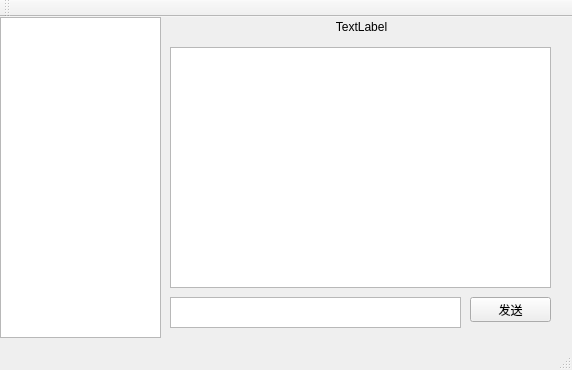
<?xml version="1.0" encoding="UTF-8"?>
<ui version="4.0">
 <class>MainWindow</class>
 <widget class="QMainWindow" name="MainWindow">
  <property name="geometry">
   <rect>
    <x>0</x>
    <y>0</y>
    <width>572</width>
    <height>370</height>
   </rect>
  </property>
  <property name="windowTitle">
   <string>聊天室</string>
  </property>
  <widget class="QWidget" name="centralWidget">
   <widget class="QTableWidget" name="tableWidget">
    <property name="geometry">
     <rect>
      <x>0</x>
      <y>0</y>
      <width>161</width>
      <height>321</height>
     </rect>
    </property>
    <property name="verticalScrollBarPolicy">
     <enum>Qt::ScrollBarAsNeeded</enum>
    </property>
    <property name="horizontalScrollBarPolicy">
     <enum>Qt::ScrollBarAlwaysOff</enum>
    </property>
    <property name="editTriggers">
     <set>QAbstractItemView::NoEditTriggers</set>
    </property>
    <property name="selectionMode">
     <enum>QAbstractItemView::SingleSelection</enum>
    </property>
    <property name="selectionBehavior">
     <enum>QAbstractItemView::SelectRows</enum>
    </property>
    <property name="verticalScrollMode">
     <enum>QAbstractItemView::ScrollPerItem</enum>
    </property>
    <property name="horizontalScrollMode">
     <enum>QAbstractItemView::ScrollPerItem</enum>
    </property>
    <property name="showGrid">
     <bool>false</bool>
    </property>
    <property name="gridStyle">
     <enum>Qt::NoPen</enum>
    </property>
    <property name="wordWrap">
     <bool>true</bool>
    </property>
    <property name="rowCount">
     <number>0</number>
    </property>
    <property name="columnCount">
     <number>2</number>
    </property>
    <attribute name="horizontalHeaderVisible">
     <bool>false</bool>
    </attribute>
    <attribute name="horizontalHeaderDefaultSectionSize">
     <number>70</number>
    </attribute>
    <attribute name="horizontalHeaderHighlightSections">
     <bool>true</bool>
    </attribute>
    <attribute name="verticalHeaderVisible">
     <bool>false</bool>
    </attribute>
    <column/>
    <column/>
   </widget>
   <widget class="QLabel" name="chatingFriend">
    <property name="geometry">
     <rect>
      <x>176</x>
      <y>0</y>
      <width>371</width>
      <height>20</height>
     </rect>
    </property>
    <property name="text">
     <string>TextLabel</string>
    </property>
    <property name="alignment">
     <set>Qt::AlignCenter</set>
    </property>
   </widget>
   <widget class="QPlainTextEdit" name="plainTextEdit">
    <property name="geometry">
     <rect>
      <x>170</x>
      <y>280</y>
      <width>291</width>
      <height>31</height>
     </rect>
    </property>
    <property name="verticalScrollBarPolicy">
     <enum>Qt::ScrollBarAlwaysOff</enum>
    </property>
   </widget>
   <widget class="QPushButton" name="pushButton">
    <property name="geometry">
     <rect>
      <x>470</x>
      <y>280</y>
      <width>81</width>
      <height>25</height>
     </rect>
    </property>
    <property name="text">
     <string>发送</string>
    </property>
   </widget>
   <widget class="QPlainTextEdit" name="plainTextEdit_2">
    <property name="geometry">
     <rect>
      <x>170</x>
      <y>30</y>
      <width>381</width>
      <height>241</height>
     </rect>
    </property>
   </widget>
  </widget>
  <widget class="QMenuBar" name="menuBar">
   <property name="geometry">
    <rect>
     <x>0</x>
     <y>0</y>
     <width>572</width>
     <height>22</height>
    </rect>
   </property>
  </widget>
  <widget class="QToolBar" name="mainToolBar">
   <attribute name="toolBarArea">
    <enum>TopToolBarArea</enum>
   </attribute>
   <attribute name="toolBarBreak">
    <bool>false</bool>
   </attribute>
  </widget>
  <widget class="QStatusBar" name="statusBar"/>
 </widget>
 <layoutdefault spacing="6" margin="11"/>
 <resources/>
 <connections/>
</ui>
